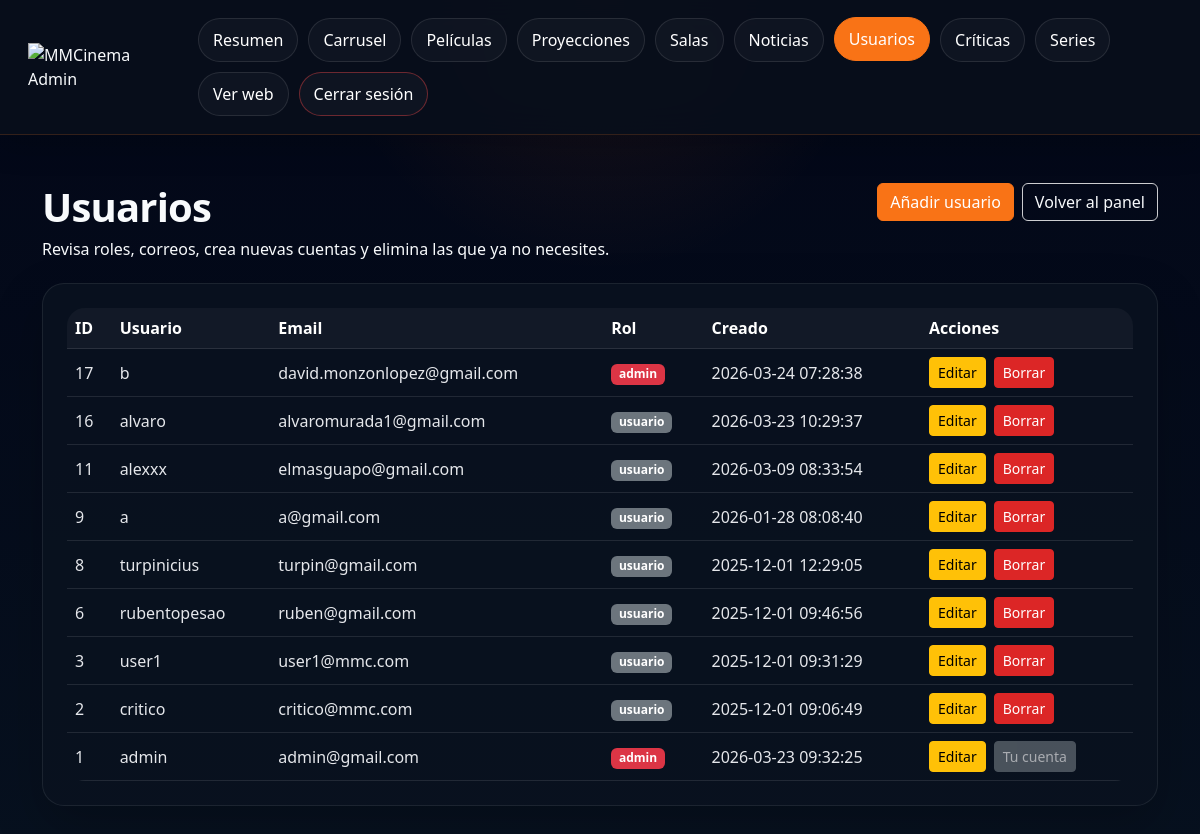
The page /admin/usuarios.php (signed in) on the database as committed earlier.
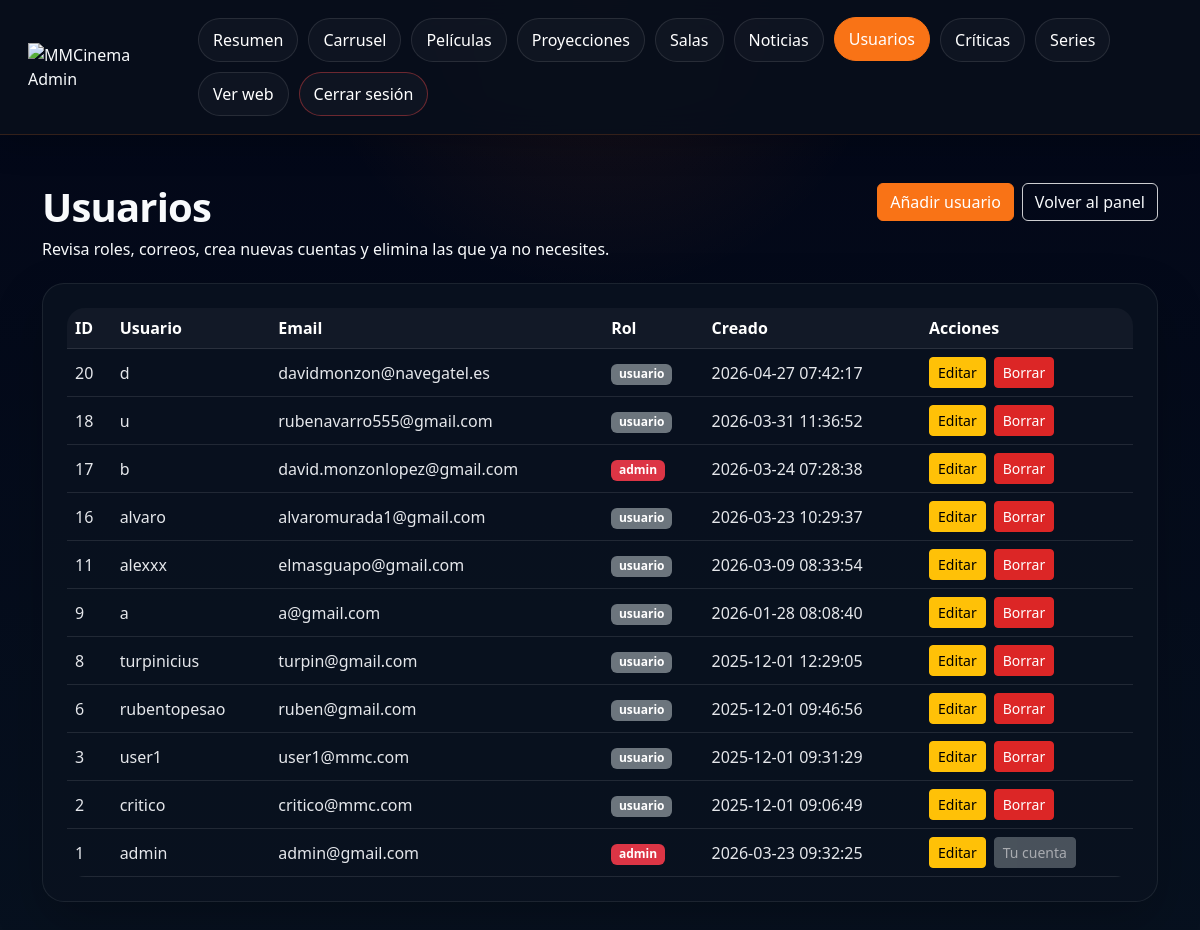
The same page on the database as committed later.
### tables this page shows
CREATE TABLE `usuario` (
  `id` int(11) NOT NULL,
  `username` varchar(100) NOT NULL,
  `email` varchar(100) NOT NULL,
  `password_hash` varchar(255) NOT NULL,
  `rol` enum('admin','usuario') NOT NULL DEFAULT 'usuario',
  `creado` timestamp NULL DEFAULT current_timestamp(),
  `verificado` tinyint(1) NOT NULL DEFAULT 0,
  `token_verificacion` varchar(64) DEFAULT NULL,
  `token_expira` datetime DEFAULT NULL,
  `reset_token` varchar(64) DEFAULT NULL,
  `reset_expira` datetime DEFAULT NULL,
  `remember_token` varchar(64) DEFAULT NULL,
  `remember_expira` datetime DEFAULT NULL,
  `es_admin` tinyint(1) DEFAULT 0
);

### admin/usuarios.php (the view, shortened to what this page needs)
<?php
require_once "../config/conexion.php";
$sql = "SELECT id, username, email, rol, creado FROM usuario ORDER BY id DESC";
$usuarios = $pdo->query($sql)->fetchAll(PDO::FETCH_ASSOC);
?>
<!DOCTYPE html>
<html lang="es">
<head>
    <link rel="stylesheet" href="../assets/css/styles.css">
    <link href="https://cdn.jsdelivr.net/npm/bootstrap@5.3.3/dist/css/bootstrap.min.css" rel="stylesheet">
</head>
<body class="admin-body">
<?php require_once __DIR__ . "/admin_header.php"; ?>
<div class="container py-4 py-lg-5">
    <div class="admin-page-head">
        <div>
            <h1>Usuarios</h1>
            <p>Revisa roles, correos, crea nuevas cuentas y elimina las que ya no necesites.</p>
        </div>
        <div class="d-flex gap-2">
            <a href="usuario_form.php" class="btn btn-primary">Añadir usuario</a>
            <a href="index.php" class="btn btn-outline-light">Volver al panel</a>
        </div>
    </div>
    <div class="admin-glass-card p-3 p-lg-4">
        <div class="admin-table-wrap">
            <table class="admin-table table table-dark table-hover align-middle mb-0">
                <thead>
                    <tr>
                        <th>ID</th>
                        <th>Usuario</th>
                        <th>Email</th>
                        <th>Rol</th>
                        <th>Creado</th>
                        <th>Acciones</th>
                    </tr>
                </thead>
                <tbody>
                    <?php foreach ($usuarios as $u): ?>
                        <tr>
                            <td><?= (int)$u['id'] ?></td>
                            <td><?= htmlspecialchars($u['username']) ?></td>
                            <td><?= htmlspecialchars($u['email']) ?></td>
                            <td>
                                <?= $u['rol'] === 'admin'
                                    ? '<span class="badge bg-danger">admin</span>'
                                    : '<span class="badge bg-secondary">usuario</span>' ?>
                            </td>
                            <td><?= htmlspecialchars($u['creado'] ?? '-') ?></td>
                            <td>
                                <div class="admin-actions d-flex gap-2 flex-wrap">
                                    <a href="usuario_form.php?id=<?= (int)$u['id'] ?>" class="btn btn-warning btn-sm">Editar</a>
                                    <?php if ((int)$u['id'] !== (int)$_SESSION['usuario_id']): ?>
                                        <form method="POST" action="usuario_borrar.php" style="display: inline;" onsubmit="return confirm('¿Seguro que quieres borrar este usuario?')">
                                            <button type="submit" class="btn btn-danger btn-sm">Borrar</button>
                                        </form>
                                    <?php else: ?>
                                        <button class="btn btn-secondary btn-sm" disabled>Tu cuenta</button>
                                    <?php endif; ?>
                                </div>
                            </td>
                        </tr>
                    <?php endforeach; ?>
                </tbody>
            </table>
        </div>
    </div>
</div>
</body>
</html>

Rows that differ between the two databases and show on the page:
added usuario: id "20", username "d", email "davidmonzon@navegatel.es", rol "usuario", creado "2026-04-27 07:42:17"
added usuario: id "18", username "u", email "rubenavarro555@gmail.com", rol "usuario", creado "2026-03-31 11:36:52"
